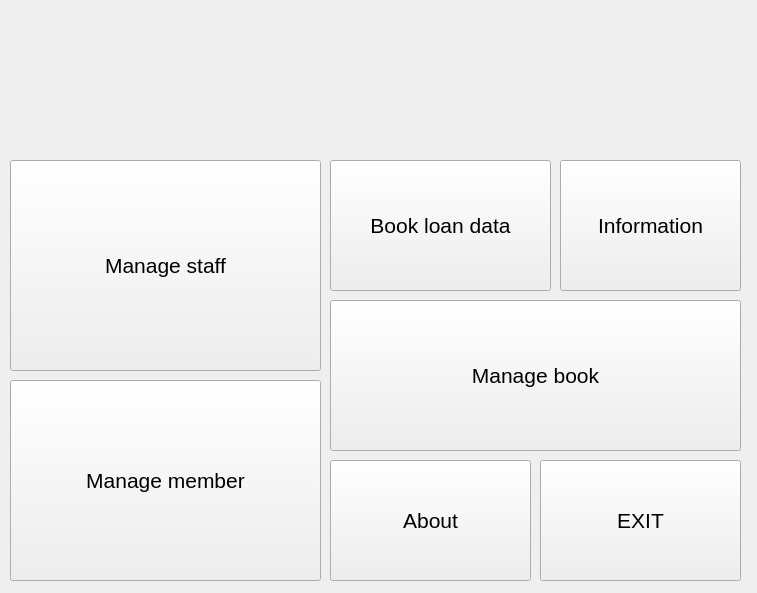
<?xml version="1.0" encoding="UTF-8"?>
<ui version="4.0">
 <class>home</class>
 <widget class="QWidget" name="home">
  <property name="geometry">
   <rect>
    <x>0</x>
    <y>0</y>
    <width>757</width>
    <height>593</height>
   </rect>
  </property>
  <property name="windowTitle">
   <string>Form</string>
  </property>
  <widget class="QPushButton" name="managerStaff">
   <property name="geometry">
    <rect>
     <x>10</x>
     <y>160</y>
     <width>311</width>
     <height>211</height>
    </rect>
   </property>
   <property name="font">
    <font>
     <pointsize>16</pointsize>
    </font>
   </property>
   <property name="text">
    <string>Manage staff</string>
   </property>
  </widget>
  <widget class="QPushButton" name="managerMem">
   <property name="geometry">
    <rect>
     <x>10</x>
     <y>380</y>
     <width>311</width>
     <height>201</height>
    </rect>
   </property>
   <property name="font">
    <font>
     <pointsize>16</pointsize>
    </font>
   </property>
   <property name="text">
    <string>Manage member</string>
   </property>
  </widget>
  <widget class="QPushButton" name="managerBook">
   <property name="geometry">
    <rect>
     <x>330</x>
     <y>300</y>
     <width>411</width>
     <height>151</height>
    </rect>
   </property>
   <property name="font">
    <font>
     <pointsize>16</pointsize>
    </font>
   </property>
   <property name="text">
    <string>Manage book</string>
   </property>
  </widget>
  <widget class="QPushButton" name="btnExitStaff">
   <property name="geometry">
    <rect>
     <x>540</x>
     <y>460</y>
     <width>201</width>
     <height>121</height>
    </rect>
   </property>
   <property name="font">
    <font>
     <pointsize>16</pointsize>
    </font>
   </property>
   <property name="text">
    <string>EXIT</string>
   </property>
  </widget>
  <widget class="QPushButton" name="btnAbout">
   <property name="geometry">
    <rect>
     <x>330</x>
     <y>460</y>
     <width>201</width>
     <height>121</height>
    </rect>
   </property>
   <property name="font">
    <font>
     <pointsize>16</pointsize>
    </font>
   </property>
   <property name="text">
    <string>About</string>
   </property>
  </widget>
  <widget class="QPushButton" name="btninfo">
   <property name="geometry">
    <rect>
     <x>560</x>
     <y>160</y>
     <width>181</width>
     <height>131</height>
    </rect>
   </property>
   <property name="font">
    <font>
     <pointsize>16</pointsize>
    </font>
   </property>
   <property name="text">
    <string>Information</string>
   </property>
  </widget>
  <widget class="QPushButton" name="btnbookdata">
   <property name="geometry">
    <rect>
     <x>330</x>
     <y>160</y>
     <width>221</width>
     <height>131</height>
    </rect>
   </property>
   <property name="font">
    <font>
     <pointsize>16</pointsize>
    </font>
   </property>
   <property name="text">
    <string>Book loan data</string>
   </property>
  </widget>
  <widget class="QLabel" name="image">
   <property name="geometry">
    <rect>
     <x>220</x>
     <y>10</y>
     <width>371</width>
     <height>131</height>
    </rect>
   </property>
   <property name="text">
    <string/>
   </property>
  </widget>
 </widget>
 <resources/>
 <connections/>
</ui>
